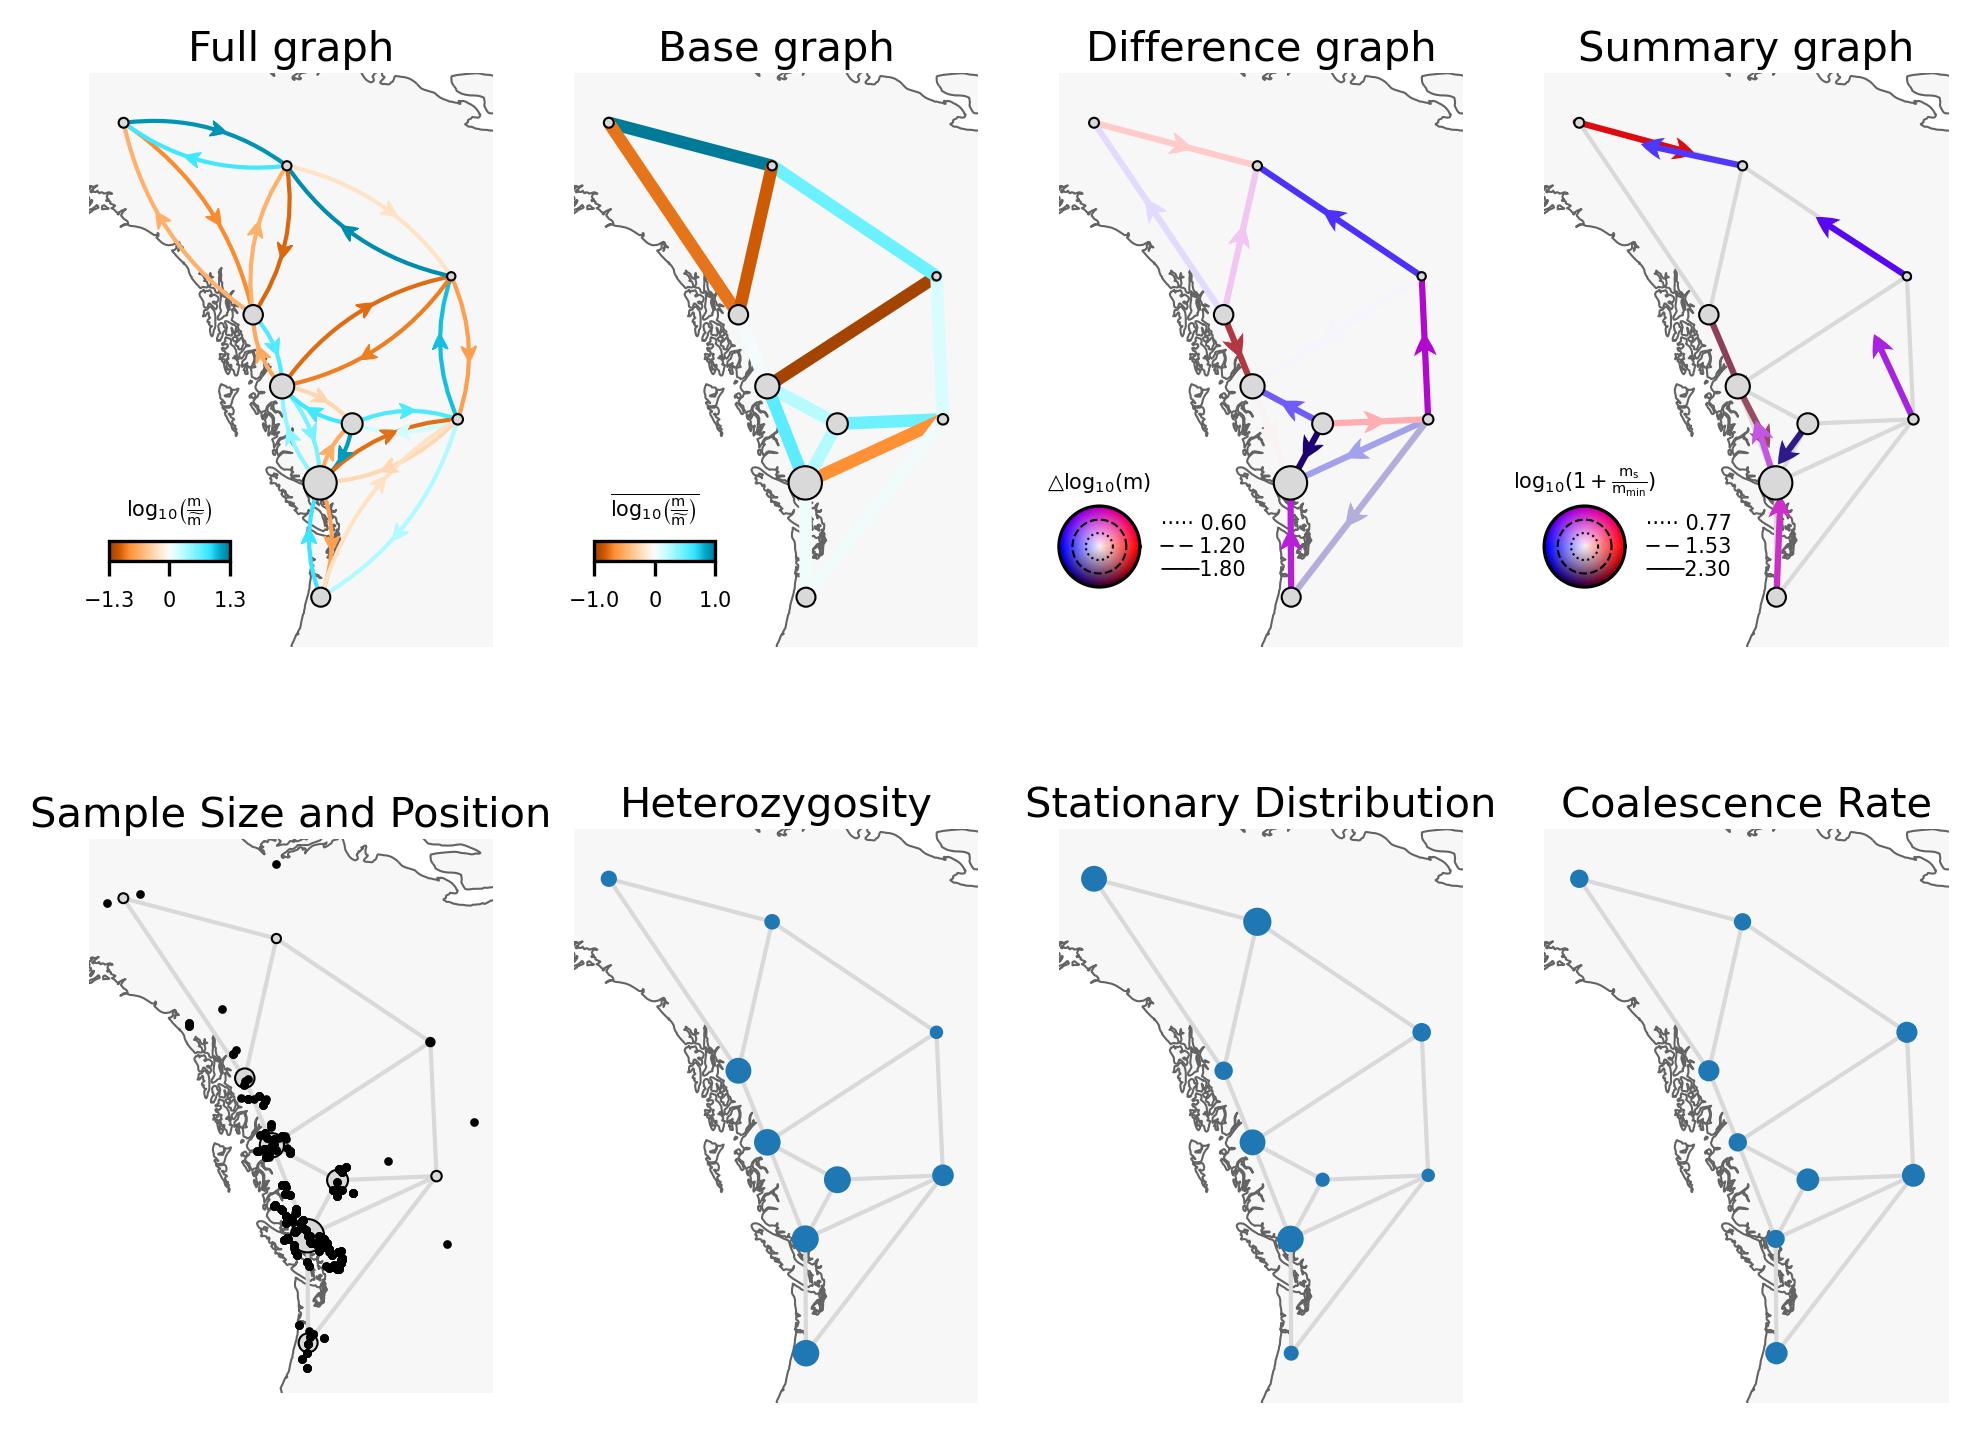

This figure's Python source:
import numpy as np
import matplotlib.pyplot as plt
import cartopy.crs as ccrs
from frame.spatial_digraph import SpatialDiGraph
from frame.visualization import Vis
from frame.cross_validation import run_cv
from frame.digraphstats import Digraphstats
import pandas as pd

"""To get the genotype file, please download data from https://datadryad.org/dataset/doi:10.5061/dryad.7s848 and process the data using the procedures in https://github.com/elundgre/gene-flow-inference/tree/master/poplars"""

"""Please use poplars.coord"""

grid=[[-147.685,64.385],
      [-128.389177506493,54.6703463896104],
      [-114.516666666667,54.1633333333333],
      [-122.573469510204,53.485714244898],
      [-115.78,60.8],
      [-131.923333333333,64.77],
      [-131.848684184211,57.6535964210526], 
      [-124.313860838384,50.5368687104377],
      [-123.087962944444,45.2620369444444]]

grid=np.array(grid)

edges = [ [1, 6], [1, 7], [6, 7], [2, 5], [7, 2], [2, 4], 
          [4, 8], [3, 4], [3, 8], [8, 9], [9, 3], [2, 8], 
          [3, 5], [6, 5]]

edges=np.array(edges)

file_path= 'XXX/poplars_group_numbers.tsv'   """Here please use the poplars_group_numbers file to artificially assign samples to demes"""
preassignment = pd.read_csv(file_path,sep='\t',header=None).to_numpy()

sp_digraph = SpatialDiGraph(genotypes, coord, grid, edges, preassignment=preassignment)

lamb_warmup = 1e1

lamb_grid = np.geomspace(1e-5,1e1,13)[::-1]

fr=1e9

cv,node_train_idxs=run_cv(sp_digraph,
                          lamb_grid,
                          lamb_warmup=lamb_warmup,
                          factr=fr,
                          random_state=500,
                          outer_verbose=True,
                          inner_verbose=False,)

if np.argmin(cv)==0:
   lamb_grid_fine=np.geomspace(lamb_grid[0],lamb_grid[1], 7)[::-1]

elif np.argmin(cv)==12:
     lamb_grid_fine=np.geomspace(lamb_grid[11],lamb_grid[12],7)[::-1]
     
else:
    lamb_grid_fine=np.geomspace(lamb_grid[np.argmin(cv)-1],lamb_grid[np.argmin(cv)+1], 7)[::-1]

cv_fine,node_train_idxs_fine=run_cv(sp_digraph,
                                    lamb_grid_fine,
                                    lamb_warmup=lamb_warmup,
                                    factr=fr,
                                    random_state=500,
                                    outer_verbose=True,
                                    inner_verbose=False,
                                    node_train_idxs=node_train_idxs)

lamb_opt=lamb_grid_fine[np.argmin(cv_fine)]
lamb_opt=float("{:.3g}".format(lamb_opt))

sp_digraph.fit(lamb=lamb_warmup, factr=fr)
logm = np.log(sp_digraph.m)
logc = np.log(sp_digraph.c)

sp_digraph.fit(lamb=lamb_opt,
               factr=1e4,
               logm_init=logm,
               logc_init=logc,
               )

projection = ccrs.EquidistantConic(central_longitude=-108.842926, central_latitude=66.037547)

fig, axs= plt.subplots(2, 4, figsize=(8, 6), dpi=300,
                        subplot_kw={'projection': projection})

v = Vis(axs[0,0], sp_digraph, projection=projection, edge_width=1,
        edge_alpha=1, edge_zorder=100, sample_pt_size=10,
        obs_node_size=2, sample_pt_color="black",
        cbar_font_size=5, cbar_ticklabelsize=5,
        cbar_width="30%",
        cbar_height="3.5%",
        cbar_bbox_to_anchor=(0.05, 0.15, 1, 1), campass_bbox_to_anchor=(0, 0.075),
        campass_font_size=5,
        campass_radius=0.2,
        mutation_scale=9)

v.digraph_wrapper(axs, node_scale=[5, 5, 5])
plt.show()

plt.figure(figsize=(8, 6))
plt.plot(np.log10(lamb_grid), cv, 'bo')  
plt.plot(np.log10(lamb_grid_fine), cv_fine, 'bo')  
plt.xlabel(r"$\mathrm{log}_{10}(\mathrm{\lambda})$")
plt.ylabel('CV Error')

digraphstats = Digraphstats(sp_digraph)

fig, ax = plt.subplots(1, 1, figsize=(6, 5), dpi=300)
digraphstats.distance_regression(ax,labelsize=8,R2_fontsize=12,legend_fontsize=12)

fig, ax = plt.subplots(1, 1, figsize=(6, 5), dpi=300)
digraphstats.z_score_distribution(ax)

fig, ax = plt.subplots(1, 1, figsize=(6, 5), dpi=300)
digraphstats.draw_heatmap(ax)
plt.show(
